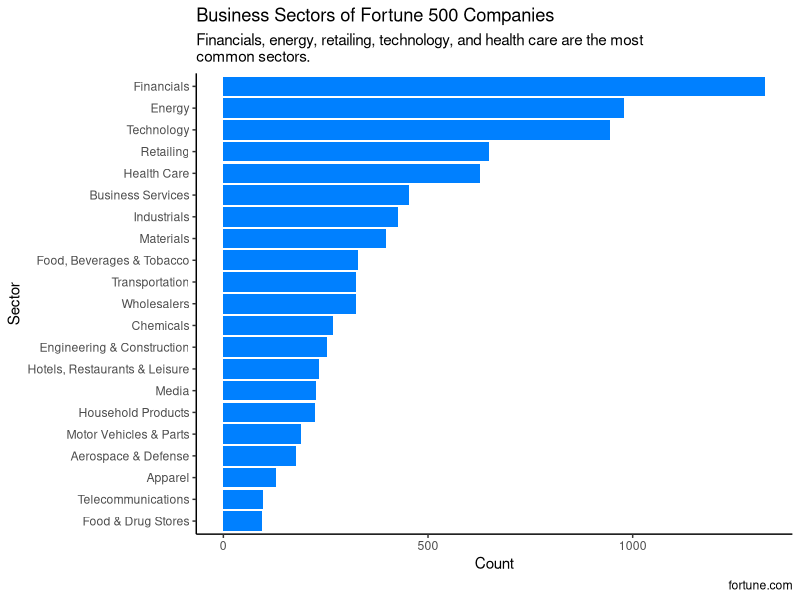
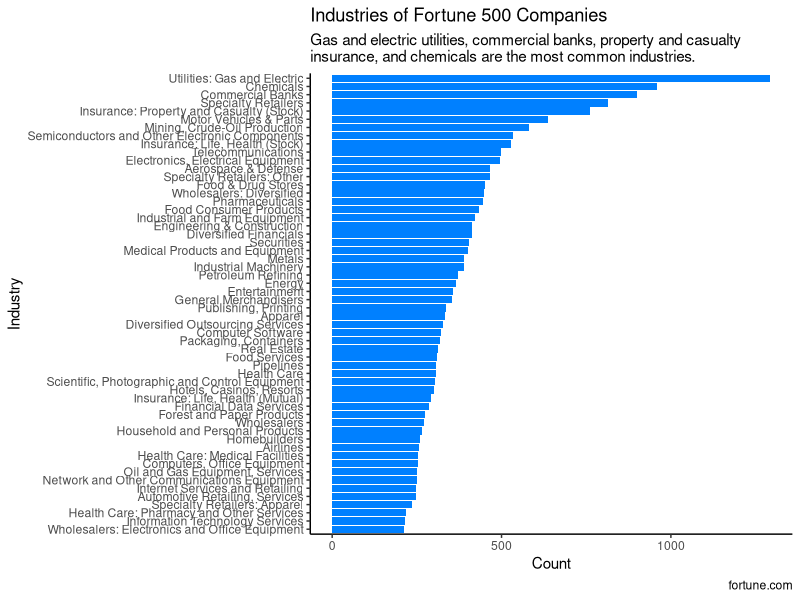

Generate these figures, in order, with R:
## ---- chunk 1
#| message: false
#| warning: false
library(tidyverse)
library(readr)
library(forcats)
## ---- chunk 2
fortune <- read_csv('data/Cleaned Data.csv', show_col_types = FALSE) |>
  select(rank, name, sector, industry)
## ---- chunk 3
business_sect <- unique(fortune) |>
  select(sector) |>
  drop_na() |>
  count(sector) |>
  mutate(sector = fct_reorder(sector, n, .desc = FALSE))
## ---- chunk 4
business_ind <- unique(fortune) |>
  select(industry) |>
  drop_na() |>
  count(industry) |>
  filter(n > 210) |>
  mutate(industry = fct_reorder(industry, n, .desc = FALSE))
## ---- chunk 5
business_sect |>
  ggplot(aes(x = sector, y = n)) +
  geom_bar(stat = 'identity', fill = '#0080ff') +
  theme(axis.text.y = element_text(angle = 0)) +
  labs(title = "Business Sectors of Fortune 500 Companies",
       subtitle = "Financials, energy, retailing, technology, and health care are the most\ncommon sectors.",
       x = 'Sector',
       y = 'Count',
       caption = 'fortune.com') +
  coord_flip() +
  theme_classic()
## ---- chunk 6
business_ind |>
  ggplot(aes(x = industry, y = n)) +
  geom_bar(stat = 'identity', fill = '#0080ff') +
  theme(axis.text.y = element_text(angle = 0)) +
  labs(title = "Industries of Fortune 500 Companies",
       subtitle = "Gas and electric utilities, commercial banks, property and casualty\ninsurance, and chemicals are the most common industries.",
       x = 'Industry',
       y = 'Count',
       caption = 'fortune.com') +
  coord_flip() +
  theme_classic()
